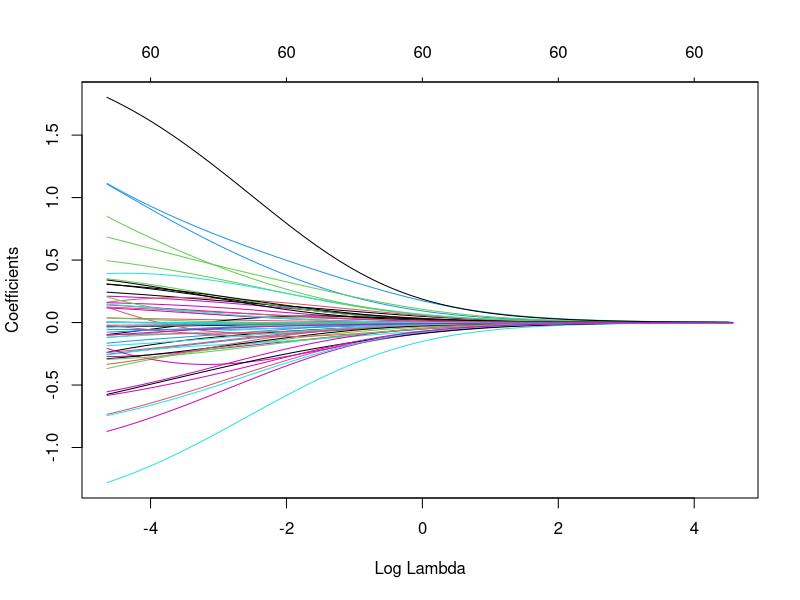
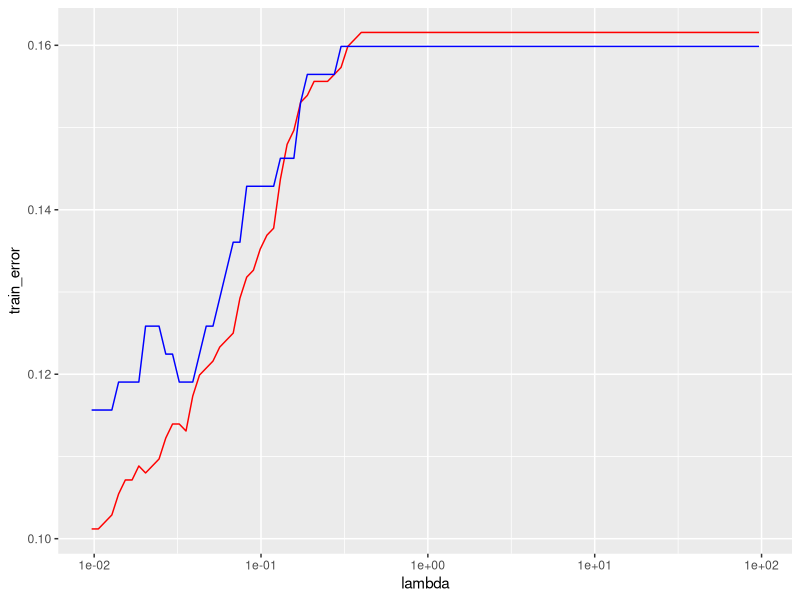
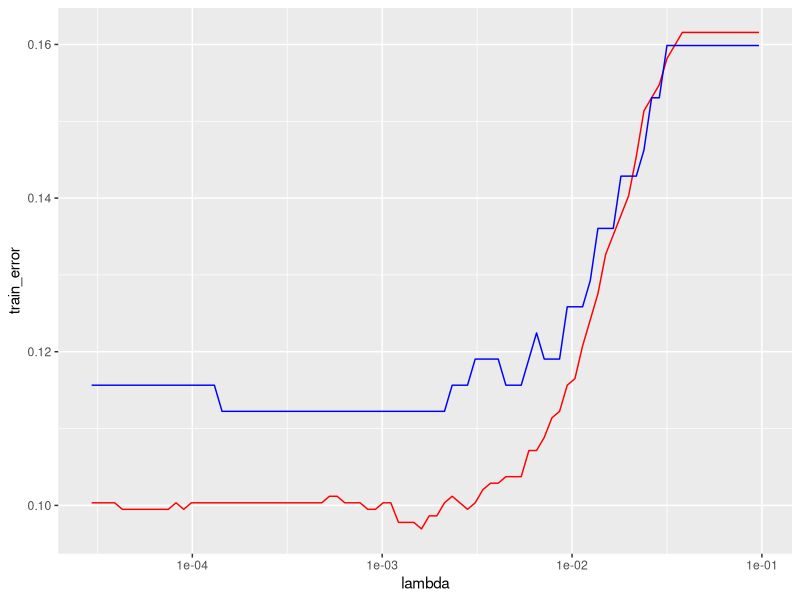

Write R code to recreate these figures, in order.
## ---- chunk 1
knitr::opts_chunk$set(echo = TRUE)
## ---- chunk 2
library(tidyverse) 
library(broom)     
library(modelr)    
library(glmnet)  
library(modeldata)

## ---- chunk 3
data("attrition")
dim(attrition)
## ---- chunk 4
x_variables  <- attrition %>% 
  dplyr::select(-Attrition) 

XX <- model.matrix(~. -1, data = x_variables) 
YY <- attrition %>% pull(Attrition)
## ---- chunk 5
set.seed(42)
## ---- chunk 6
train_test_split <- 4/5
nn <- length(YY)

train <- sample(1:nn, floor(nn*train_test_split), replace = FALSE)
test <- setdiff(1:nn, train)

c(length(test), length(train))
## ---- chunk 7
X_train <- XX[train, ]
X_test <- XX[test, ]

Y_train <- YY[train]
Y_test <- YY[test]
## ---- chunk 8
ridge_fit <- glmnet(X_train,
                    Y_train,
                    family = "binomial",
                    alpha = 0)

lasso_fit <- glmnet(X_train,
                    Y_train,
                    family = "binomial")
## ---- chunk 9
lam <- 1/20
cbind(coef(ridge_fit, s = lam),
      coef(lasso_fit, s = lam))[1:5,]
## ---- chunk 10
mean(predict(ridge_fit,
        type = "class",
        s = lam,
        newx = X_train) == Y_train)
## ---- chunk 11
mean(predict(ridge_fit,
        type = "class",
        s = lam,
        newx = X_test) == Y_test)
## ---- chunk 12
mean(predict(lasso_fit,
        type = "class",
        s = lam,
        newx = X_train) == Y_train)
## ---- chunk 13
mean(predict(lasso_fit,
        type = "class",
        s = lam,
        newx = X_test) == Y_test)
## ---- chunk 14
plot(ridge_fit, xvar = "lambda")
## ---- chunk 15
yhats_train <- predict(ridge_fit, type = "class", newx = X_train)
yhats_test <- predict(ridge_fit, type = "class", newx = X_test)

ridge_errors <- data.frame(
  train_error = colMeans(yhats_train != Y_train),
  test_error = colMeans(yhats_test != Y_test),
  lambda = ridge_fit$lambda
) 
## ---- chunk 16
ggplot(ridge_errors, aes(lambda, train_error)) +
 geom_line(color = "red") +
 geom_line(aes(y = test_error), color = "blue") + 
  scale_x_log10()
## ---- chunk 17
yhats_train <- predict(lasso_fit, type = "class", newx = X_train)
yhats_test <- predict(lasso_fit, type = "class", newx = X_test)

lasso_errors <- data.frame(
  train_error = colMeans(yhats_train != Y_train),
  test_error = colMeans(yhats_test != Y_test),
  lambda = lasso_fit$lambda
) 
## ---- chunk 18
ggplot(lasso_errors, aes(lambda, train_error)) +
 geom_line(color = "red") +
 geom_line(aes(y = test_error), color = "blue") + 
  scale_x_log10()
## ---- chunk 19
beta_hat_lasso <- coef(lasso_fit, s = 0.005)
mean(beta_hat_lasso[-1] != 0)
## ---- chunk 20
beta_hat_ridge <- coef(ridge_fit, s = 0)
mean(beta_hat_ridge[-1] != 0)
## ---- chunk 21
lasso_cv <- cv.glmnet(X_train, Y_train, family = "binomial")
## ---- chunk 22
lmin <- lasso_cv$lambda.min
l1se <- lasso_cv$lambda.1se
c(lmin, l1se)
## ---- chunk 23
mean(predict(lasso_fit,
        type = "class",
        s = lmin,
        newx = X_test) == Y_test)
## ---- chunk 24
mean(predict(lasso_fit,
        type = "class",
        s = l1se,
        newx = X_test) == Y_test)
